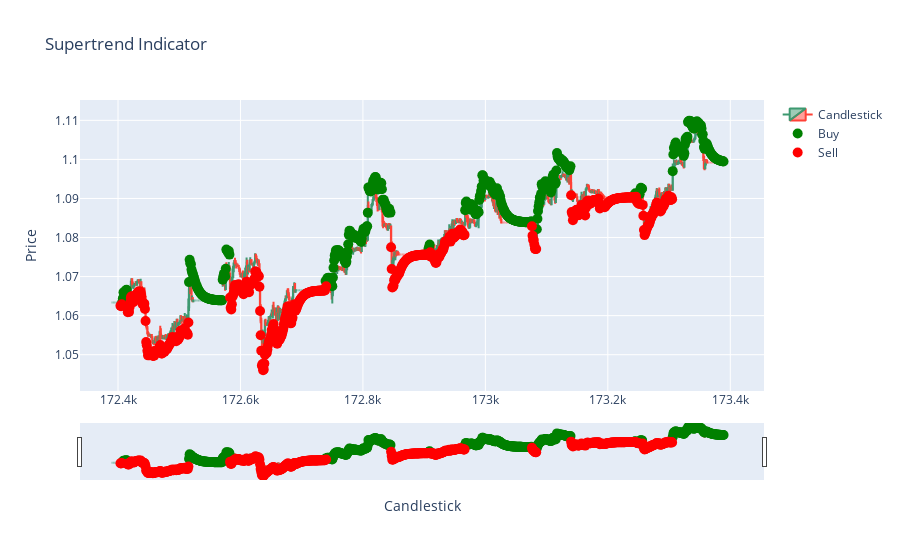

Notebook source saved alongside this figure:
### Code cell
# Importing required libraries
import talib
import numpy as np
import pandas as pd
import plotly.graph_objs as go

# Defining function for Supertrend
def supertrend(df, period=10, multiplier=3):
    """
    Function to compute Supertrend indicator
    """
    # Calculating ATR
    df['ATR'] = talib.ATR(df['High'].values, df['Low'].values, df['Close'].values, timeperiod=period)

    # Calculating Upper and Lower Band
    df['Upper Band'] = df['High'] - (multiplier * df['ATR'])
    df['Lower Band'] = df['Low'] + (multiplier * df['ATR'])

    # Initialising columns for data
    df['Trend'] = 0
    df['Trend'] = np.where(df['Close'] > df['Lower Band'], 1, 0)
    df['Trend'] = np.where(df['Close'] < df['Upper Band'], -1, df['Trend'])

    first_index = df['Trend'].first_valid_index()

    # Modifying Trend column based on Buy and Sell signals
    for i in range(first_index + 1, first_index + len(df)):
      if df.loc[i, 'Trend'] == 0:
          df.loc[i, 'Trend'] = df.loc[i-1, 'Trend']

      if df.loc[i, 'Close'] > df.loc[i-1, 'Lower Band']:
          df.loc[i, 'Trend'] = 1

      if df.loc[i, 'Close'] < df.loc[i-1, 'Upper Band']:
          df.loc[i, 'Trend'] = -1

    # Returning Supertrend values
    return df['Trend'], df['Upper Band'], df['Lower Band']

# Generating sample data
df = pd.read_csv('eurusd200323.csv').tail(1000)

# Calculating Supertrend values
trend, ub, lb = supertrend(df)

# Creating traces for candlestick chart and buy/sell signals
candlestick = go.Candlestick(x=df.index, open=df['Open'], high=df['High'], low=df['Low'], close=df['Close'], name='Candlestick')
buy_signal = go.Scatter(x=df.index[trend == 1], y=lb[trend == 1], mode='markers', name='Buy', marker=dict(color='green', size=10))
sell_signal = go.Scatter(x=df.index[trend == -1], y=ub[trend == -1], mode='markers', name='Sell', marker=dict(color='red', size=10))

# Creating layout for the plot
layout = go.Layout(title='Supertrend Indicator', xaxis=dict(title='Candlestick'), yaxis=dict(title='Price'))

# Creating figure object
fig = go.Figure(data=[candlestick, buy_signal, sell_signal], layout=layout)

# Displaying the plot
fig.show()

### Figure 1 — Plotly figure (JSON) as saved in the notebook; plotly's stock layout.template omitted (floating-point values rounded to 4 significant figures; data arrays with more than 128 entries replaced by an {"elided": "..."} marker saying what was removed)
{"data": [{"close": {"elided": "1000 float values"}, "high": {"elided": "1000 float values"}, "low": {"elided": "1000 float values"}, "name": "Candlestick", "open": {"elided": "1000 float values"}, "type": "candlestick", "x": {"elided": "1000 int values"}}, {"marker": {"color": "green", "size": 10}, "mode": "markers", "name": "Buy", "type": "scatter", "x": {"elided": "440 int values"}, "y": {"elided": "440 float values"}}, {"marker": {"color": "red", "size": 10}, "mode": "markers", "name": "Sell", "type": "scatter", "x": {"elided": "546 int values"}, "y": {"elided": "546 float values"}}], "layout": {"title": {"text": "Supertrend Indicator"}, "xaxis": {"title": {"text": "Candlestick"}}, "yaxis": {"title": {"text": "Price"}}}}
